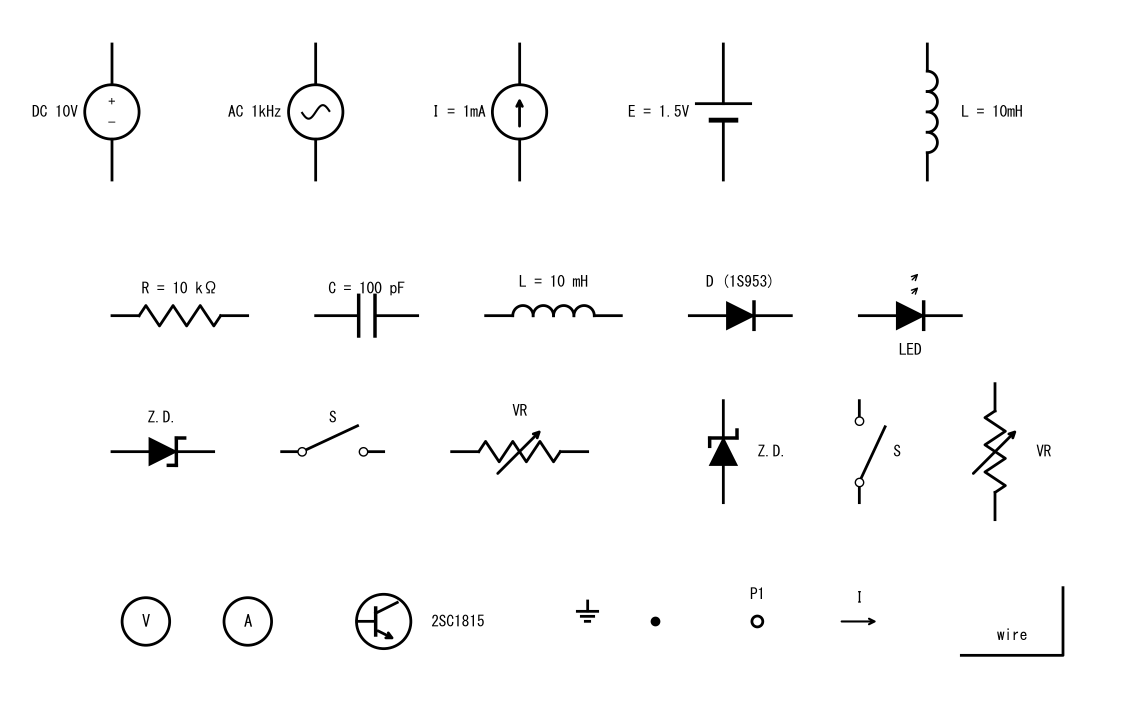
#> input picture skills/report/circuit_lib_test.png, 3423 x 2139 px (shown at 1/3 size); its folder holds only this picture in this run
$ python montage.py ../../report 5
#> lines starting #> are read from the running program, lines starting #| are printed output that depends on the picture
"""コンタクトシート: PNG ディレクトリを1枚の _all.png に並べる（スライド番号順）。
画像APIに大量Readさせず一括レビューするため。  usage: python montage.py <png_dir> [cols]
注: ファイル内で // を使わない（PowerShell経由だとガード誤検知するため int(a/b) で割る）。"""
import sys, os, re, math
from PIL import Image

d = sys.argv[1]
cols = int(sys.argv[2]) if len(sys.argv) > 2 else 3

def num(f):
    m = re.search(r"(\d+)", f)
    return int(m.group(1)) if m else 0

files = sorted([f for f in os.listdir(d)
                if f.lower().endswith(".png") and not f.startswith("_")], key=num)
ims = []
for f in files:
    im = Image.open(os.path.join(d, f)).convert("RGB")
    im.thumbnail((440, 440))
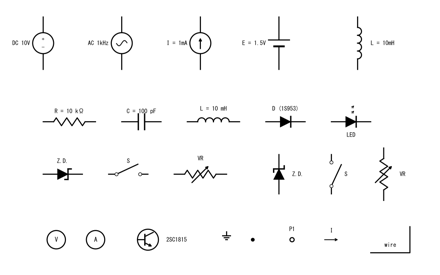
#> im: PIL image 440x275 RGB; min 0, max 255, mean 250.1
    ims.append(im)
if not ims:
    print("no png in " + d); sys.exit(1)
cw = max(i.width for i in ims); ch = max(i.height for i in ims); pad = 8
#> after `cw = max((i.width for i in ims))`: cw = 440
#> after `ch = max((i.height for i in ims))`: ch = 275
rows = int(math.ceil(len(ims) / float(cols)))
#> rows = 1
W = cols * cw + (cols + 1) * pad
#> W = 2248
H = rows * ch + (rows + 1) * pad
#> H = 291
sheet = Image.new("RGB", (W, H), (235, 235, 235))
#> sheet: PIL image 2248x291 RGB; every value is 235
for i, im in enumerate(ims):
    r, c = divmod(i, cols)
    x = pad + c * (cw + pad) + int((cw - im.width) / 2)
    y = pad + r * (ch + pad) + int((ch - im.height) / 2)
    sheet.paste(im, (x, y))
#> this loop made 1 pass
#> (r, c, x, y) on pass 1: (0, 0, 8, 8)
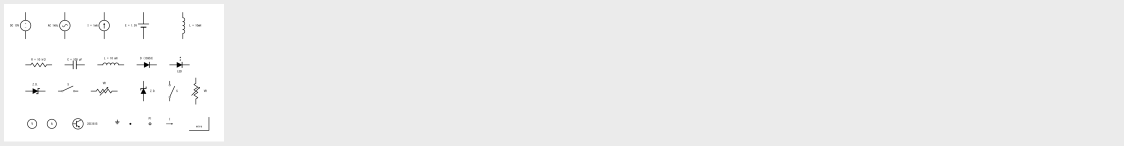
#> sheet: PIL image 2248x291 RGB (shown at 1/2 size); min 0, max 255, mean 237.8
out = os.path.join(d, "_all.png")
sheet.save(out)
print(out)
